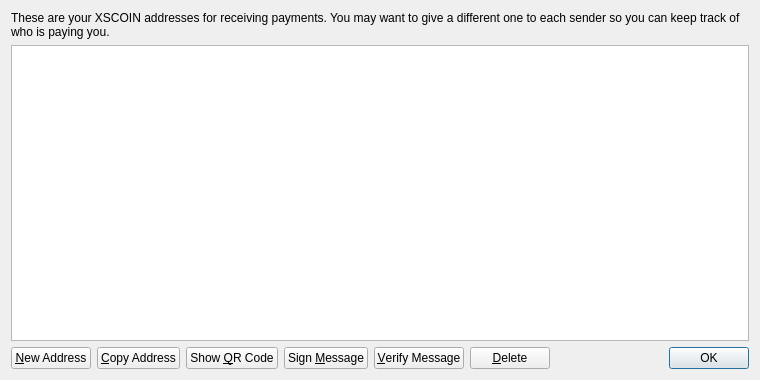
<?xml version="1.0" encoding="UTF-8"?>
<ui version="4.0">
 <class>AddressBookPage</class>
 <widget class="QWidget" name="AddressBookPage">
  <property name="geometry">
   <rect>
    <x>0</x>
    <y>0</y>
    <width>760</width>
    <height>380</height>
   </rect>
  </property>
  <property name="windowTitle">
   <string>Address Book</string>
  </property>
  <layout class="QVBoxLayout" name="verticalLayout">
   <item>
    <widget class="QLabel" name="labelExplanation">
     <property name="text">
      <string>These are your XSCOIN addresses for receiving payments. You may want to give a different one to each sender so you can keep track of who is paying you.</string>
     </property>
     <property name="textFormat">
      <enum>Qt::PlainText</enum>
     </property>
     <property name="wordWrap">
      <bool>true</bool>
     </property>
    </widget>
   </item>
   <item>
    <widget class="QTableView" name="tableView">
     <property name="contextMenuPolicy">
      <enum>Qt::CustomContextMenu</enum>
     </property>
     <property name="toolTip">
      <string>Double-click to edit address or label</string>
     </property>
     <property name="tabKeyNavigation">
      <bool>false</bool>
     </property>
     <property name="alternatingRowColors">
      <bool>true</bool>
     </property>
     <property name="selectionMode">
      <enum>QAbstractItemView::SingleSelection</enum>
     </property>
     <property name="selectionBehavior">
      <enum>QAbstractItemView::SelectRows</enum>
     </property>
     <property name="sortingEnabled">
      <bool>true</bool>
     </property>
     <attribute name="verticalHeaderVisible">
      <bool>false</bool>
     </attribute>
    </widget>
   </item>
   <item>
    <layout class="QHBoxLayout" name="horizontalLayout">
     <item>
      <widget class="QPushButton" name="newAddressButton">
       <property name="toolTip">
        <string>Create a new address</string>
       </property>
       <property name="text">
        <string>&amp;New Address</string>
       </property>
       <property name="icon">
        <iconset resource="../bitcoin.qrc">
         <normaloff>:/icons/add</normaloff>:/icons/add</iconset>
       </property>
      </widget>
     </item>
     <item>
      <widget class="QPushButton" name="copyToClipboard">
       <property name="toolTip">
        <string>Copy the currently selected address to the system clipboard</string>
       </property>
       <property name="text">
        <string>&amp;Copy Address</string>
       </property>
       <property name="icon">
        <iconset resource="../bitcoin.qrc">
         <normaloff>:/icons/editcopy</normaloff>:/icons/editcopy</iconset>
       </property>
      </widget>
     </item>
     <item>
      <widget class="QPushButton" name="showQRCode">
       <property name="text">
        <string>Show &amp;QR Code</string>
       </property>
       <property name="icon">
        <iconset resource="../bitcoin.qrc">
         <normaloff>:/icons/qrcode</normaloff>:/icons/qrcode</iconset>
       </property>
      </widget>
     </item>
     <item>
      <widget class="QPushButton" name="signMessage">
       <property name="toolTip">
        <string>Sign a message to prove you own a XSCOIN address</string>
       </property>
       <property name="text">
        <string>Sign &amp;Message</string>
       </property>
       <property name="icon">
        <iconset resource="../bitcoin.qrc">
         <normaloff>:/icons/edit</normaloff>:/icons/edit</iconset>
       </property>
      </widget>
     </item>
     <item>
      <widget class="QPushButton" name="verifyMessage">
       <property name="toolTip">
        <string>Verify a message to ensure it was signed with a specified XSCOIN address</string>
       </property>
       <property name="text">
        <string>&amp;Verify Message</string>
       </property>
       <property name="icon">
        <iconset resource="../bitcoin.qrc">
         <normaloff>:/icons/transaction_0</normaloff>:/icons/transaction_0</iconset>
       </property>
      </widget>
     </item>
     <item>
      <widget class="QPushButton" name="deleteButton">
       <property name="toolTip">
        <string>Delete the currently selected address from the list</string>
       </property>
       <property name="text">
        <string>&amp;Delete</string>
       </property>
       <property name="icon">
        <iconset resource="../bitcoin.qrc">
         <normaloff>:/icons/remove</normaloff>:/icons/remove</iconset>
       </property>
      </widget>
     </item>
     <item>
      <spacer name="horizontalSpacer">
       <property name="orientation">
        <enum>Qt::Horizontal</enum>
       </property>
       <property name="sizeHint" stdset="0">
        <size>
         <width>40</width>
         <height>20</height>
        </size>
       </property>
      </spacer>
     </item>
     <item>
      <widget class="QDialogButtonBox" name="buttonBox">
       <property name="sizePolicy">
        <sizepolicy hsizetype="Maximum" vsizetype="Fixed">
         <horstretch>0</horstretch>
         <verstretch>0</verstretch>
        </sizepolicy>
       </property>
       <property name="standardButtons">
        <set>QDialogButtonBox::Ok</set>
       </property>
      </widget>
     </item>
    </layout>
   </item>
  </layout>
 </widget>
 <resources>
  <include location="../bitcoin.qrc"/>
 </resources>
 <connections/>
</ui>
